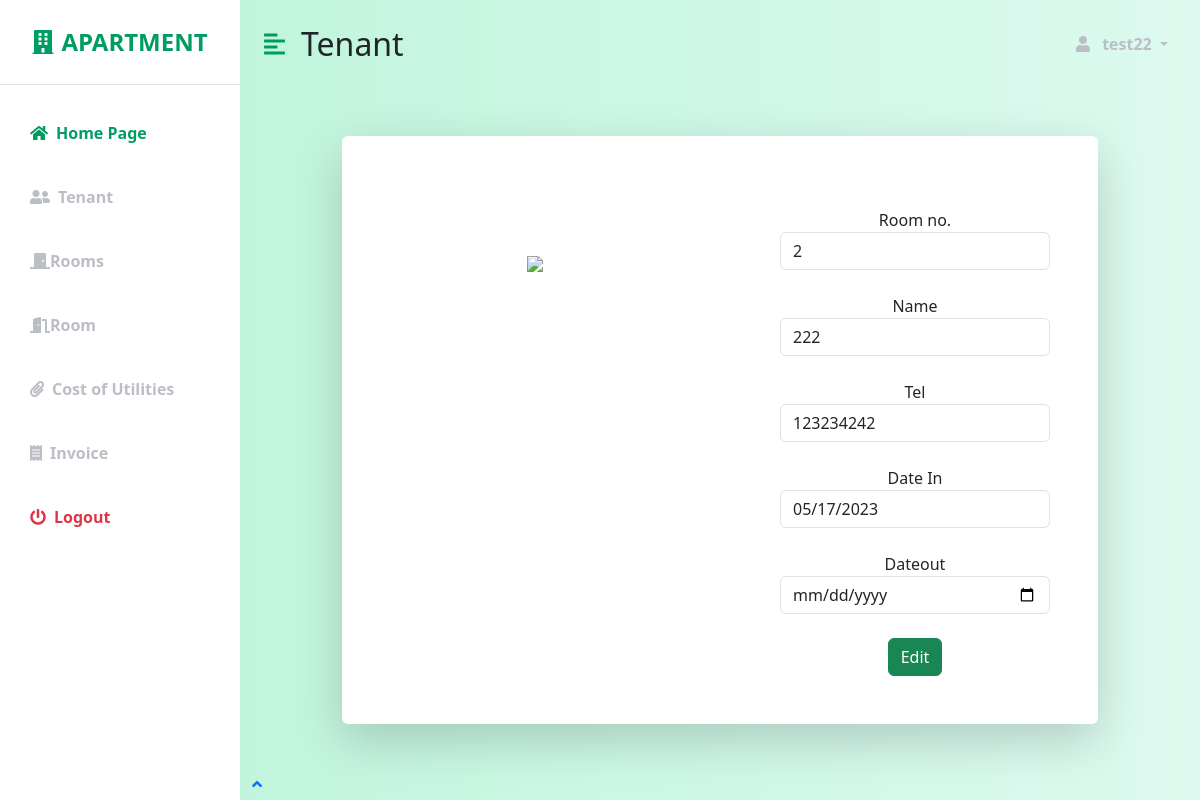
/editmoveout.php?id=13 (signed in), run on the app's committed database.
### tables this page shows
CREATE TABLE `tenantinfo` (
  `id` int(10) NOT NULL,
  `number` varchar(100) DEFAULT NULL COMMENT '房号',
  `username` varchar(100) DEFAULT NULL COMMENT '用户名',
  `tel` varchar(100) NOT NULL COMMENT '房客电话',
  `emailT` varchar(100) NOT NULL COMMENT '房客邮箱',
  `dateIn` date NOT NULL COMMENT '搬入',
  `dateOut` date DEFAULT NULL COMMENT '搬出',
  `beforeW` int(10) DEFAULT NULL COMMENT '上月水费',
  `afterW` int(10) DEFAULT NULL COMMENT '本月水费',
  `beforeE` int(10) DEFAULT NULL COMMENT '上月电费',
  `afterE` int(10) DEFAULT NULL COMMENT '本月电费',
  `mulct` int(10) DEFAULT NULL COMMENT '罚金',
  `status` varchar(100) DEFAULT NULL COMMENT '付款状态',
  `statusRoom` varchar(100) DEFAULT NULL COMMENT '房间状态',
  `dateInvoice` date DEFAULT NULL COMMENT '开票日期'
);

### editmoveout.php (the view, shortened to what this page needs)
<?php
include('connection.php');
$id = $_GET["id"];
$sql = "SELECT * FROM tenantinfo WHERE id=$id ";
$result = mysqli_query($conn, $sql);
$row = mysqli_fetch_assoc($result);
?>
<!DOCTYPE html>
<html lang="en">
<head>
    <link href="https://cdn.jsdelivr.net/npm/bootstrap@5.3.0-alpha3/dist/css/bootstrap.min.css" rel="stylesheet" />
    <link rel="stylesheet" href="https://cdnjs.cloudflare.com/ajax/libs/font-awesome/5.15.3/css/all.min.css" />
    <link rel="stylesheet" href="homepage.css" />
</head>
<body>
    <div class="d-flex" id="wrapper">
        <div class="bg-white" id="sidebar-wrapper">
            <div class="sidebar-heading text-center py-4 primary-text fs-4 fw-bold text-uppercase border-bottom"><i class="fas fa-building me-2"></i></i>Apartment</div>
            <div class="list-group list-group-flush my-3">
                <a href="homepage.php" class="list-group-item list-group-item-action bg-transparent second-text active"><i class="fas fa-home me-2"></i>Home Page</a>
                <a href="tenant.php" class="list-group-item list-group-item-action bg-transparent second-text fw-bold"><i class="fas fa-user-friends me-2"></i>Tenant</a>
                <a href="rooms.php" class="list-group-item list-group-item-action bg-transparent second-text fw-bold"><i class="fas fa-door-closed"></i>Rooms</a>
                <a href="room.php" class="list-group-item list-group-item-action bg-transparent second-text fw-bold"><i class="	fas fa-door-open"></i>Room</a>
                <a href="cost.php" class="list-group-item list-group-item-action bg-transparent second-text fw-bold"><i class="fas fa-paperclip me-2"></i>Cost of Utilities</a>
                <a href="invoice.php" class="list-group-item list-group-item-action bg-transparent second-text fw-bold"><i class="fas fa-receipt me-2"></i>Invoice</a>
                <a href="#" class="list-group-item list-group-item-action bg-transparent text-danger fw-bold" data-bs-toggle="modal" data-bs-target="#logoutmodal"><i class="fas fa-power-off me-2"></i>Logout</a>
            </div>
        </div>
        <div id="page-content-wrapper">
            <nav class="navbar navbar-expand-lg navbar-light bg-transparent py-4 px-4">
                <div class="d-flex align-items-center">
                    <i class="fas fa-align-left primary-text fs-4 me-3" id="menu-toggle"></i>
                    <h2 class="fs-2 m-0">Tenant</h2>
                </div>
                <div class="collapse navbar-collapse" id="navbarSupportedContent">
                    <ul class="navbar-nav ms-auto mb-2 mb-lg-0">
                        <li class="nav-item dropdown">
                            <a class="nav-link dropdown-toggle second-text fw-bold" href="#" id="navbarDropdown" role="button" data-bs-toggle="dropdown" aria-expanded="false">
                                <i class="fas fa-user me-2"></i> <?php echo $_SESSION['username']; ?>
                            </a>
                        </li>
                    </ul>
                </div>
            </nav>
                <div class="container-fluid">
                    <body class="bg-gradient-primary">
                        <div class="container">
                            <div class="row justify-content-center">
                                <div class="col-xl-10 col-lg-12 col-md-9">
                                    <div class="card o-hidden border-0 shadow-lg my-5">
                                        <div class="card-body p-0">
                                            <div class="row">
                                                <div class="col-lg-6 d-none d-lg-block text-center">
                                                    <img class="img-profile" style="margin-top:120px;margin-left:20px;" src="picture/admin.png" width="100%" height="auto">
                                                </div>
                                                <div class="col-lg-6">
                                                    <div class="p-5">
                                                        <div class="text-center">
                                                            <form action="deletemoveout.php" method="post">
                                                                <br>
                                                                <div class="text-left">
                                                                    <label for="number">Room no.</label>
                                                                    <input type="text" name="number" class="form-control form-control-user" value="<?php echo $row["number"]; ?>" readonly>
                                                                    <br>
                                                                    <label for="username">Name</label>
                                                                    <input type="text" name="username" class="form-control form-control-user" value="<?php echo $row["username"]; ?>" readonly>
                                                                    <br>
                                                                    <label for="tel">Tel</label>
                                                                    <input type="text" name="tel" class="form-control form-control-user" value="<?php echo $row["tel"]; ?>" readonly>
                                                                    <br>
                                                                    <label for="dateIn">Date In</label>
                                                                    <input type="date" name="dateIn" class="form-control form-control-user" value="<?php echo $row["dateIn"]; ?>" readonly>
                                                                    <br>
                                                                    <label for="dateOut">Dateout</label>
                                                                    <input type="date" name="dateOut" class="form-control form-control-user" value="<?php echo $row["dateOut"]; ?>" Required>
                                                                    <br>
                                                                    <div class="text-right">
                                                                        <input type="submit" class="btn btn-success" value="Edit" class="btns">
                                                                    </div>
                                                                </div>
                                                        </div>
                                                    </div>
                                                </div>
                                            </div>
                                        </div>
                                    </div>
                                </div>
                            </div>
                        </div>
                        <a class="scroll-to-top rounded" href="#page-top">
                            <i class="fas fa-angle-up"></i>
                        </a>
                    </body>
</html>

### homepage.css (style rules this page uses)
:root { --main-bg-color: #009d63; --main-text-color: #009d63; --second-text-color: #bbbec5; --second-bg-color: #c1efde; }
.primary-text { color: var(--main-text-color); }
.second-text { color: var(--second-text-color); }
#wrapper { overflow-x: hidden; background-image: linear-gradient( to right, #baf3d7, #c2f5de, #cbf7e4, #d4f8ea, #ddfaef ); }
#sidebar-wrapper { min-height: 100vh; margin-left: -15rem; -webkit-transition: margin 0.25s ease-out; -moz-transition: margin 0.25s ease-out; -o-transition: margin 0.25s ease-out; transition: margin 0.25s ease-out; }
#sidebar-wrapper .sidebar-heading { padding: 0.875rem 1.25rem; font-size: 1.2rem; }
#sidebar-wrapper .list-group { width: 15rem; }
#page-content-wrapper { min-width: 100vw; }
#menu-toggle { cursor: pointer; }
.list-group-item { border: none; padding: 20px 30px; }
.list-group-item.active { background-color: transparent; color: var(--main-text-color); font-weight: bold; border: none; }
@media (min-width: 768px) { #sidebar-wrapper { margin-left: 0; } }
@media (min-width: 768px) { #page-content-wrapper { min-width: 0; width: 100%; } }

### data on the page
tenantinfo: number "2", username "222", tel "123234242", dateIn "05/17/2023"

### other printed values
$_SESSION['username'] "test22"
